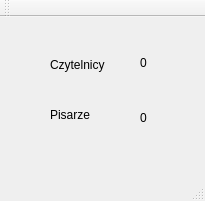
<?xml version="1.0" encoding="UTF-8"?>
<ui version="4.0">
 <class>MainWindow</class>
 <widget class="QMainWindow" name="MainWindow">
  <property name="geometry">
   <rect>
    <x>0</x>
    <y>0</y>
    <width>205</width>
    <height>201</height>
   </rect>
  </property>
  <property name="windowTitle">
   <string>MainWindow</string>
  </property>
  <widget class="QWidget" name="centralWidget">
   <widget class="QLabel" name="label">
    <property name="geometry">
     <rect>
      <x>140</x>
      <y>30</y>
      <width>81</width>
      <height>31</height>
     </rect>
    </property>
    <property name="text">
     <string>0</string>
    </property>
   </widget>
   <widget class="QLabel" name="label_2">
    <property name="geometry">
     <rect>
      <x>140</x>
      <y>90</y>
      <width>101</width>
      <height>21</height>
     </rect>
    </property>
    <property name="text">
     <string>0</string>
    </property>
   </widget>
   <widget class="QLabel" name="label_3">
    <property name="geometry">
     <rect>
      <x>50</x>
      <y>40</y>
      <width>71</width>
      <height>16</height>
     </rect>
    </property>
    <property name="text">
     <string>Czytelnicy</string>
    </property>
   </widget>
   <widget class="QLabel" name="label_4">
    <property name="geometry">
     <rect>
      <x>50</x>
      <y>90</y>
      <width>61</width>
      <height>16</height>
     </rect>
    </property>
    <property name="text">
     <string>Pisarze</string>
    </property>
   </widget>
  </widget>
  <widget class="QMenuBar" name="menuBar">
   <property name="geometry">
    <rect>
     <x>0</x>
     <y>0</y>
     <width>205</width>
     <height>21</height>
    </rect>
   </property>
  </widget>
  <widget class="QToolBar" name="mainToolBar">
   <attribute name="toolBarArea">
    <enum>TopToolBarArea</enum>
   </attribute>
   <attribute name="toolBarBreak">
    <bool>false</bool>
   </attribute>
  </widget>
  <widget class="QStatusBar" name="statusBar"/>
 </widget>
 <layoutdefault spacing="6" margin="11"/>
 <resources/>
 <connections/>
</ui>
